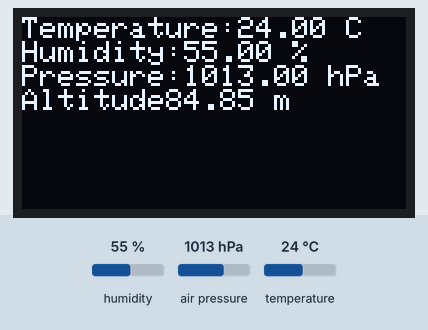
The program below on a simulated ESP8266 (NodeMCU). Shown: 128×64 one-colour display. Inputs (shaded band) come from the test bench; at power-on: humidity 55 %, air pressure 1013 hPa, temperature 24 °C. What the program prints to the serial monitor is not drawn.

Above: at 1.3 s.
1.4 s: humidity set to 22 %
At 2.7 s:
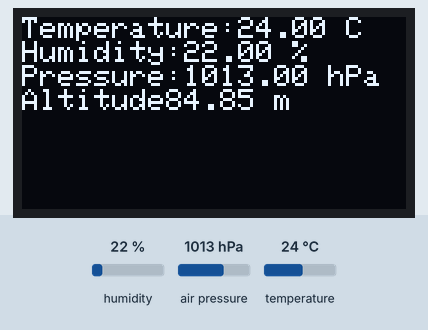
3.7 s: air pressure set to 952 hPa
At 5.3 s:
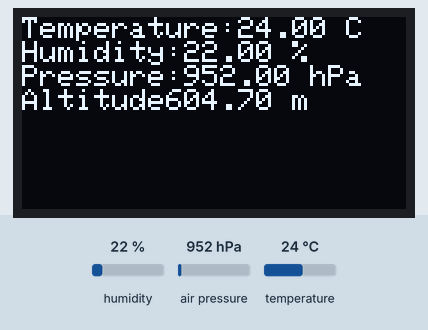
5.7 s: temperature set to 12 °C
At 6.6 s:
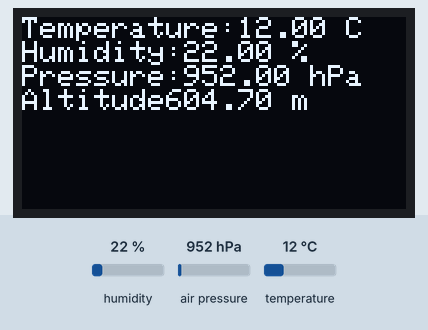
7.8 s: humidity set to 40 %
At 9.2 s:
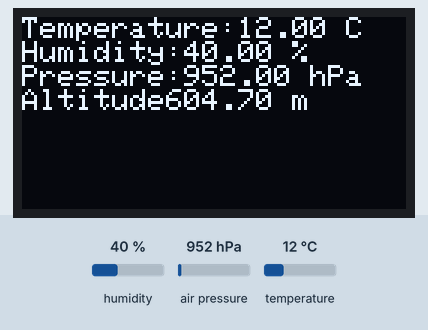
9.9 s: air pressure set to 975 hPa
At 11.8 s:
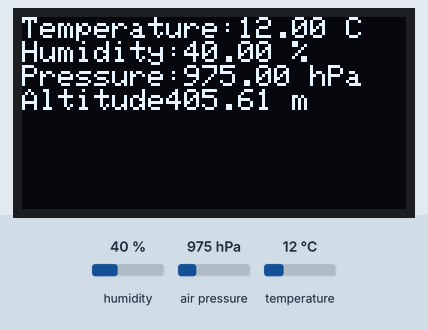
Timing chart, 0 to 12.9 s (numbered marks = the images above; inputs shaded):
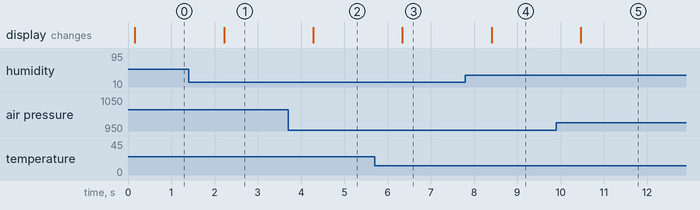

The program:

main.cpp
```cpp
/*
 * This program is free software; you can redistribute it and/or
 * modify without any restriction
 *
 * This file create a web server based on ESP12 NodeMCU.
 * You can load a page and turn-on and turn off the internal LED
 * Major informations about connection are displayed on OLED screen
 */

/*
 *   Libraries
 */
#include <Arduino.h>
#include <Wire.h>
#include <Adafruit_GFX.h>
#include <Adafruit_SSD1306.h>

#include <Adafruit_Sensor.h>
#include "Adafruit_BME280.h"

/*
 *   Macros
 */
#define LED D4  //LED Pin

#define SCREEN_WIDTH 128 // OLED display width, in pixels
#define SCREEN_HEIGHT 64 // OLED display height, in pixels

#define OLED_RESET     -1 //reset pin
#define SCREEN_ADDRESS 0x3C ///Sometimes 0x3D ou 0x3F


Adafruit_SSD1306 display(SCREEN_WIDTH, SCREEN_HEIGHT, &Wire, OLED_RESET);
Adafruit_BME280 bme;


#define SEALEVELPRESSURE_HPA (1023.25)  //Pression au niveau de la mer

float temperature = 0.0;
float humidity = 0.0;
float pressure = 0.0;
float altitude = 0.0;

void setup()
{

  Serial.begin(115200);       //Baudrate

  bool status_BME = bme.begin(0x76);

  if (!status_BME)
  {
    Serial.println("Could not find a valid BME280 sensor, check wiring!");
  }

  bool status_OLED = display.begin(SSD1306_SWITCHCAPVCC, SCREEN_ADDRESS);
   if (!status_OLED)
  {
    Serial.println("Could not find a valid OLED sensor, check wiring!");
  }
  delay(100);
  display.setRotation(2);
  display.setTextSize(1);               //Size factor
  display.setCursor(0, 0);              //Set cursor to (0,0)
  display.setTextColor(SSD1306_WHITE);  //White text
}

void loop()
{
  temperature = bme.readTemperature();
  Serial.print("Temperature = ");
  Serial.print(temperature);
  Serial.println(" °C");

  pressure = bme.readPressure() / 100.0F;
  Serial.print("Pressure = ");
  Serial.print(pressure);
  Serial.println(" hPa");

  altitude = bme.readAltitude(SEALEVELPRESSURE_HPA);
  Serial.print("Approx. Altitude = ");
  Serial.print(altitude);
  Serial.println(" m");

  humidity = bme.readHumidity();
  Serial.print("Humidity = ");
  Serial.print(humidity);
  Serial.println(" %");

  display.clearDisplay();
  display.setCursor(0, 0);
  display.println("Temperature:"+String(temperature)+" C");
  display.println("Humidity:"+String(humidity)+ " %");
  display.println("Pressure:"+String(pressure)+" hPa");
  display.println("Altitude"+String(altitude)+" m");
  display.display();
  delay(1000);

}
```

Measured:
- after the input at 1.4 s, the display: changes after 0.82 s (image 1)
- after the input at 3.7 s, the display: changes after 0.58 s (image 2)
- after the input at 5.7 s, the display: changes after 0.64 s (image 3)
- after the input at 7.8 s, the display: changes after 0.61 s (image 4)
- after the input at 9.9 s, the display: changes after 0.57 s (image 5)
